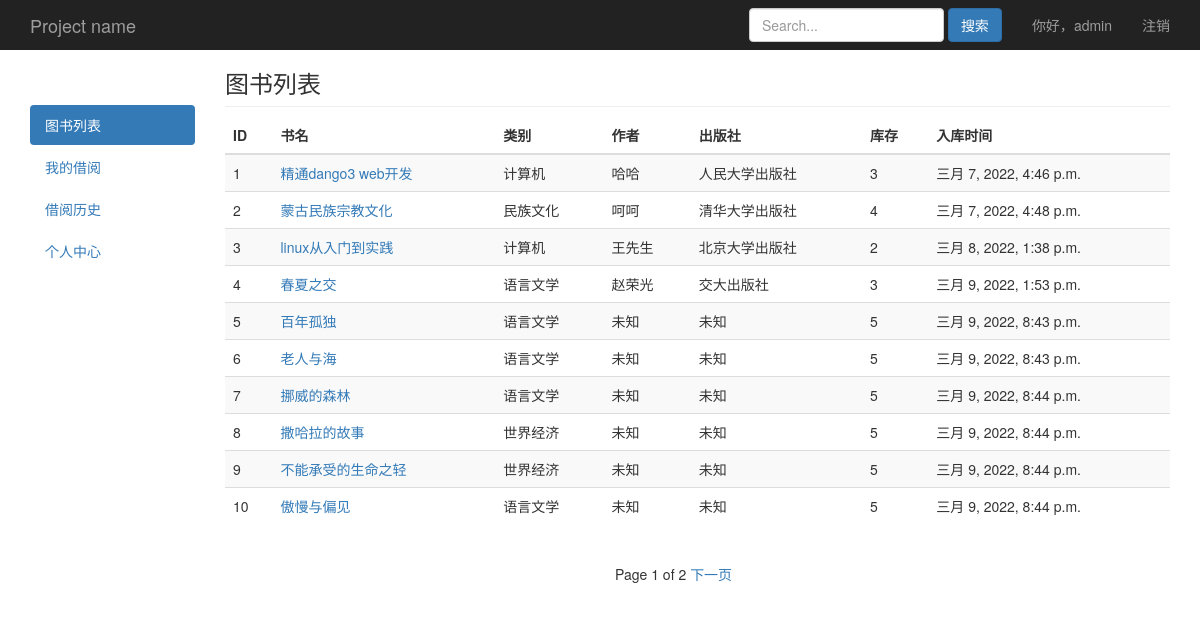
/book/list/ (signed in), run on an earlier commit of the app's database.
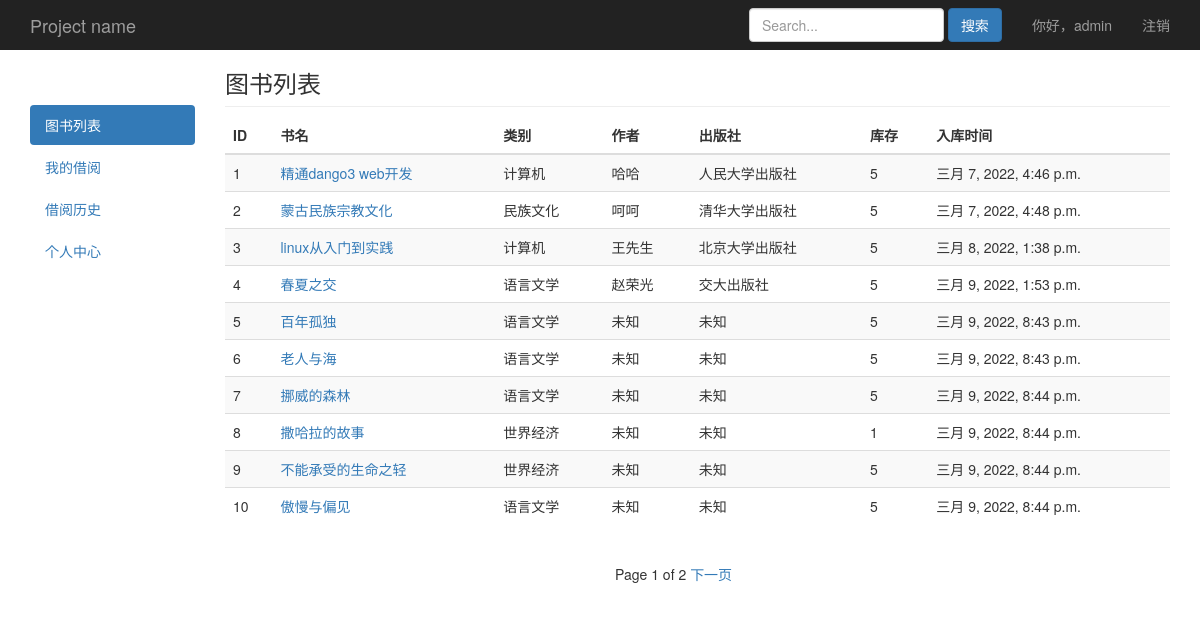
And on a later commit of the database.
### book/models.py (models this page shows, shortened)
class Book(models.Model):
    name = models.CharField(max_length=30,blank=False,verbose_name='书名')
    category = models.ForeignKey(Category,on_delete=models.CASCADE,default='',blank=False,related_name='books_category',verbose_name='类别')
    author = models.CharField(max_length=30,null=True,blank=False,verbose_name='作者')
    publisher = models.CharField(max_length=30,null=True,blank=False,verbose_name='出版社')
    count = models.IntegerField(default=1,verbose_name='库存')
    img = models.ImageField(upload_to='book_img/%Y/%m/%d/',blank=True,null=True,default='book_img/default.jpg',verbose_name='书籍图片')
    content = models.TextField(null=True,blank=True,verbose_name='内容简介')
    create_time = models.DateTimeField(auto_now_add=True,verbose_name='入库时间')
    class Meta:
        verbose_name_plural = '图书列表'

class Category(models.Model):
    name = models.CharField(max_length=20,blank=True,verbose_name='图书类别')
    class Meta:
        verbose_name_plural = '图书类别'
    def __str__(self):
        return self.name

### book/views.py (the view)
# urls.py: path('book/list/',views.book_list,name='book_list'),
@login_required
def book_list(request):
	obj_book = Book.objects.all()
	paginator = Paginator(obj_book,10)
	page = request.GET.get('page')
	try:
		obj_book = paginator.page(page)
	except PageNotAnInteger:
		obj_book = paginator.page(1)
	except EmptyPage:
		obj_book = paginator.page(paginator.num_pages)
	return render(request,'book/list.html',locals())

### book/models.py (called while the page is built)
    def __str__(self):
        return self.username

### book/templates/book/list.html (shortened to what this page needs)
{% extends "book/base.html" %}
{% block nav %}
<ul class="nav nav-pills nav-stacked">
  <li class="active"><a href="/">图书列表<span class="sr-only">(current)</span></a></li>
  <li><a href="/book/myborrow/">我的借阅</a></li>
  <li><a href="/book/borrowrecord/">借阅历史</a></li>
  <li><a href="/book/usercenter/">个人中心</a></li>
</ul>
{% endblock %}
{% block content %}
        <h3 class="sub-header">图书列表</h3>
        <div class="table-responsive">
          <table class="table table-striped">
            <thead>
              <tr>
                <th>ID</th>
                <th>书名</th>
                <th>类别</th>
                <th>作者</th>
                <th>出版社</th>
                <th>库存</th>
                <th>入库时间</th>
              </tr>
            </thead>
            <tbody>
              {% for b in obj_book %}
              <tr>
                <td>{{b.id}}</td>
                <td><a href="/book/{{b.id}}/detail/">{{b.name}}</a></td>
                <td>{{b.category}}</td>
                <td>{{b.author}}</td>
                <td>{{b.publisher}}</td>
                {% if b.count == 0 %}
                <td style="color:red">{{b.count}}</td>
                {% else %}
                <td>{{b.count}}</td>
                {% endif %}
                <td>{{b.create_time}}</td>
              </tr>
              {% endfor %}
            </tbody>
          </table>
        </div>
      </div>
    </div>
{% endblock %}
{% block page %}
        <div class="pagination">
          <span class="step-links">
            {% if obj_book.paginator.num_pages > 1 %}
            <span class="current">
              Page {{ obj_book.number }} of {{ obj_book.paginator.num_pages }}
            </span>
            {% endif %}
            {% if obj_book.has_next %}
            <a href="?page={{ obj_book.next_page_number }}">下一页</a>
            {% endif %}
          </span>
        </div>
{% endblock %}

What changed in the data, as far as the page shows it:
changed Book "精通dango3 web开发": count "3" → "5"
changed Book "蒙古民族宗教文化": count "4" → "5"
changed Book "linux从入门到实践": count "2" → "5"
changed Book "春夏之交": count "3" → "5"
changed Book "撒哈拉的故事": count "5" → "1"
